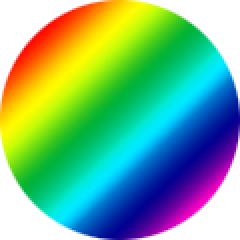
#> input picture test01/test gradient 010000.png, 120 x 120 px (shown 2 times larger); the run also reads 1 picture not shown here
$ python main.py
#> lines starting #> are read from the running program, lines starting #| are printed output that depends on the picture
### frame.py
# Class to load and process animation images
# Intended for Battlebots Team Heartless
# Version 0.1 Alpha -- Rough draft for Proof of Concept
# Authors Ben Hibben/Blenster and Charles Lehman/The Hat
# Started: Jan 24 2016
# Last updated: Jan 24 2016 - Blenster

# Notes:
# Assumes square images
# Assumes POV with two LED strips rather than a single LED strip

# libraries and dependencies
from PIL import Image
import math

class Frame(object):
    """Class to hold animation frame data cached as an object. Frames have the
    following properties:

    Attributes:
        image: A String pointing to an image to be loaded.
        imageBufferData: A List of RGB tuples for each pixel in the image.
        size: An Integer showing the size of the square (all frames will be made square).
        middleOffset: A Float of the middle offset amount (space in the center of the POV strips)
        numOfLEDs: An Integer representing the total number of LEDs
    """

    def __init__(self, imageFile, middleOffset, numOfLEDs):
        """
        Returns a frame object that holds all the cached data and attributes we need for the POV.
        """
        # Load the image:
        self.image = Image.open(imageFile)

        # Grab the pixel data object:
        self.imgData = list(self.image.getdata())

        # Pass along the arguments to the class variables
        self.middleOffset = middleOffset # Offset for the center gap between the LED strips; should be small (0-1)
        self.numOfLEDs = numOfLEDs # The number of LEDs in our POV strands (both combined)

        # Setup some more class variables
        self.imageBufferData = []  # Holds a list of pixel RGB tuples for a single image
        self.size = min(self.image.size)  # The shortest size of the square image data we are working with (width, height)

        # Setup scaling variables based on image size
        self.mPrime = (self.middleOffset * self.size) / 2
        self.pitch = ((1 - self.middleOffset) * self.size) / (2 * self.numOfLEDs)

        # Loop through the pixel data and push it into the cache
        for pixelData in self.imgData:
            self.imageBufferData.append(pixelData)

        # Create cache of pixel data mapped to polar coordinates
        self.cacheMaxPosition = 2 * math.pi * self.numOfLEDs
        self.cache = []  # Cache of transformed pixel data to send to LEDs
        center = self.size / 2.0  # Calculate the center of the square
        anglePitch = 2 * math.pi / self.cacheMaxPosition
        for i in xrange(int(self.cacheMaxPosition)):
            theta = i * anglePitch  # / float(self.numOfLEDs)
            s = math.sin(theta)
            c = math.cos(theta)
            cacheLine = []
            for j in xrange(self.numOfLEDs):
                x = center + (((j * self.pitch) + self.mPrime) * c)
                y = center + (((j * self.pitch) + self.mPrime) * s)
                cacheLine.append(tuple(self.imageBufferData[(int(self.size) * int(y)) + int(x)][:3]))
            for j in xrange(self.numOfLEDs):
                x = center - (((j * self.pitch) + self.mPrime) * c)  # NOTE: if image is backwards; change the +/- after center
                y = center - (((j * self.pitch) + self.mPrime) * s)
                cacheLine.append(tuple(self.imageBufferData[(int(self.size) * int(y)) + int(x)][:3]))
            self.cache.append(cacheLine)

    # ***** Properties ******

    # [11 lines left out: functions getImageBuffer, getSize, not called in this run]

    def getData(self, count, period):
        """
        Returns the data to send to the POV based on the count and period data from the microcontroller
        :param count:
        :param period:
        :return:
        """
        return self.cache[int(count * self.cacheMaxPosition / period)]

### main.py
# Main program to read animation images and stream them to a POV system
# Intended for Battlebots Team Heartless
# Version 0.3 Alpha -- Rough draft for Proof of Concept
# Authors Ben Hibben/Blenster and Charles Lehman/The Hat
# Started: Jan 20 2016
# Last updated: Jan 24 2016 - Blenster

# Notes:
# Assumes square images
# max data rate 4 Mbps
# Assumes two LED strips joined at the center

# libraries and dependencies
import os
from frame import Frame

# ***** variables *****

# Configuration variables
imageName = "test.jpg"  # Single image only; ignored when processing a folder
fileExtension = ".png"  # When processing a folder, what extension are we looking for? NOTE: keep the "." in there
                        # Ignores non-image files in the folder; when processing a single image this is ignored.
folderName = "test01/"  # folder name to search for images in
loadMode = "multi"  # single | multi
multiMode = "folder"  # folder | zip
NUMBER_OF_LEDS = 60  # The number of pixels/LEDs in each side (radius of the circle)
MIDDLE_OFFSET = 0  # The number of pixels in the center is effected by the gap in the middle; range 0 to 1 proportional

# TODO variables for Pi to micro-controller data exchange, etc. (resolution, GPIO to set HI/LOW - count, period)

# Program variables


# lists and dictionaries
multiImageList = []  # holds a list of lists; each list holds a list of pixel RGB tuples


# *****  primary code:  *****

# read in image(s) and store them in frame objects
if loadMode == "single":
    myImage = Frame(imageName, MIDDLE_OFFSET, NUMBER_OF_LEDS)  # load a single image
elif loadMode == "multi":
    if multiMode == "folder":
        print('Loading a folder of images')
        fileList = []
        for root, dirs, files in os.walk(folderName):
            for file in files:
                if file.endswith(fileExtension):
                    fileList.append(file)
        for myFile in fileList:
            multiImageList.append(Frame(folderName + myFile, MIDDLE_OFFSET, NUMBER_OF_LEDS))
#> this loop made 3 passes
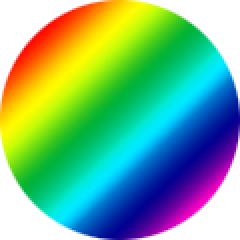
#> input picture test01/test gradient 010000.png, 120 x 120 px (shown 2 times larger)
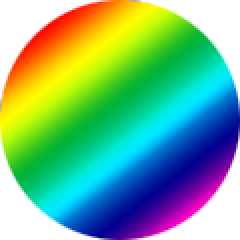
#> input picture test01/test gradient 010002.png, 120 x 120 px (shown 2 times larger)
#> pass 3, in __init__ (call 3), `self.image = Image.open(imageFile)`:
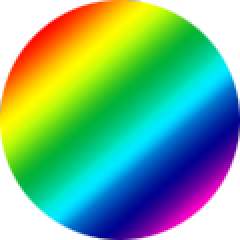
#> self.image: PIL image 120x120 RGBA (shown 2 times larger); mean R, G, B, A 118.5, 178.1, 137.5, 255
    elif multiMode == "zip":
        print('Loading a zip file')
        # TODO finish this some day
    else:
        raise ValueError('Error: incorrect argument - "folder" or "zip" expected')
else:
    raise ValueError('Error: incorrect argument - "single" or "multi" expected')

# If we have image data we need to sort it and prepare to output it in a way that the POV display can use
# convert the cartesian coordinates to polar


# send rendering via SPI to the LEDs

# test code
print(repr(multiImageList[0].getData(43, 500)))

print('Done.')
